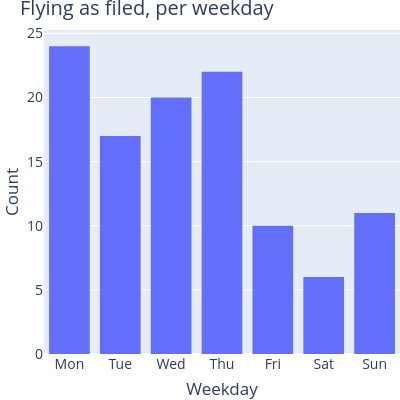
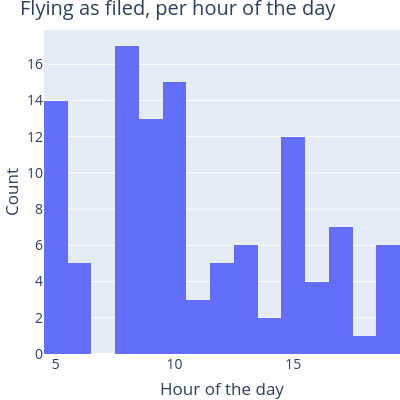

Notebook source saved alongside these figures, in order:
### Code cell
# produce histograms over time for the flights via REKLA
dest = "egll"
start_times = []

for flight in data.traf[f"routed_{dest}_rekla"]:
    start_times.append(flight.start)
print(len(start_times))

df = pd.DataFrame({"start_times": pd.to_datetime(start_times)})
n_bins = (df["start_times"].max() - df["start_times"].min()).days

height = 400
width = 400

day_short = {
    "Monday": "Mon",
    "Tuesday": "Tue",
    "Wednesday": "Wed",
    "Thursday": "Thu",
    "Friday": "Fri",
    "Saturday": "Sat",
    "Sunday": "Sun",
}

df["weekday"] = df["start_times"].dt.day_name().replace(day_short)
df["time"] = df["start_times"].dt.time
df["hour"] = df["start_times"].dt.hour
df["date"] = df["start_times"].dt.date

fig_weekday = px.histogram(
    df,
    x="weekday",
    title="Start Times vs Weekday",
    category_orders={
        "weekday": [
            "Mon",
            "Tue",
            "Wed",
            "Thu",
            "Fri",
            "Sat",
            "Sun",
        ]
    },
)
fig_weekday.update_layout(
    title="Flying as filed, per weekday",
    xaxis_title="Weekday",
    yaxis_title="Count",
    height=height,
    width=width,
    margin=dict(l=0, r=0, t=30, b=0),
    font=dict(size=14),
)

fig_time = go.Figure()
go_time = go.Histogram(x=df["hour"], nbinsx=24, histfunc="count")
fig_time.add_trace(go_time)

fig_time.update_layout(
    title="Flying as filed, per hour of the day",
    xaxis_title="Hour of the day",
    yaxis_title="Count",
    yaxis=dict(
        tickformat="%H:%M"
    ),
    height=height,
    width=width,
    margin=dict(l=0, r=0, t=30, b=0),
    font=dict(size=14),
)

fig_hist = go.Figure()
fig_hist.add_trace(
    go.Histogram(
        x=df["date"],
        nbinsx=n_bins,
    )
)
fig_hist.update_layout(
    title="Flying as filed, per date",
    xaxis_title="Date",
    yaxis_title="Count",
    height=height,
    width=width,
    margin=dict(l=0, r=0, t=30, b=0),
    font=dict(size=14),
)

fig_weekday.show()
fig_time.show()
fig_hist.show()

fig_weekday.write_image("fly_as_filed_weekday.png")
fig_time.write_image("fly_as_filed_time.png")
fig_hist.write_image("fly_as_filed_date.png")

### Figure 1 — Plotly figure (JSON) as saved in the notebook; plotly's stock layout.template omitted (floating-point values rounded to 4 significant figures)
{"data": [{"alignmentgroup": "True", "bingroup": "x", "hovertemplate": "weekday=%{x}<br>count=%{y}<extra></extra>", "legendgroup": "", "marker": {"color": "#636efa", "pattern": {"shape": ""}}, "name": "", "offsetgroup": "", "orientation": "v", "showlegend": false, "type": "histogram", "x": ["Sun", "Mon", "Fri", "Mon", "Mon", "Mon", "Mon", "Thu", "Thu", "Thu", "Tue", "Mon", "Mon", "Sat", "Mon", "Mon", "Mon", "Mon", "Thu", "Thu", "Mon", "Wed", "Wed", "Fri", "Wed", "Wed", "Wed", "Thu", "Sun", "Mon", "Thu", "Mon", "Sun", "Wed", "Tue", "Tue", "Wed", "Sun", "Mon", "Tue", "Sun", "Thu", "Tue", "Sat", "Thu", "Wed", "Wed", "Tue", "Thu", "Sun", "Sat", "Sat", "Mon", "Wed", "Thu", "Wed", "Sun", "Mon", "Thu", "Wed", "Mon", "Sun", "Wed", "Wed", "Mon", "Tue", "Wed", "Tue", "Fri", "Sun", "Tue", "Fri", "Wed", "Tue", "Mon", "Wed", "Sun", "Sun", "Tue", "Tue", "Thu", "Mon", "Thu", "Fri", "Thu", "Fri", "Tue", "Mon", "Fri", "Mon", "Tue", "Thu", "Thu", "Wed", "Sat", "Thu", "Tue", "Sat", "Fri", "Fri", "Wed", "Thu", "Mon", "Thu", "Fri", "Tue", "Tue", "Wed", "Thu", "Thu"], "xaxis": "x", "yaxis": "y"}], "layout": {"barmode": "relative", "font": {"size": 14}, "height": 400, "legend": {"tracegroupgap": 0}, "margin": {"b": 0, "l": 0, "r": 0, "t": 30}, "title": {"text": "Flying as filed, per weekday"}, "width": 400, "xaxis": {"anchor": "y", "categoryarray": ["Mon", "Tue", "Wed", "Thu", "Fri", "Sat", "Sun"], "categoryorder": "array", "domain": [0, 1], "title": {"text": "Weekday"}}, "yaxis": {"anchor": "x", "domain": [0, 1], "title": {"text": "Count"}}}}

### Figure 2 — Plotly figure (JSON) as saved in the notebook; plotly's stock layout.template omitted (floating-point values rounded to 4 significant figures)
{"data": [{"histfunc": "count", "nbinsx": 24, "type": "histogram", "x": [11, 12, 12, 11, 12, 12, 19, 5, 16, 14, 13, 13, 15, 13, 18, 17, 17, 8, 9, 8, 9, 8, 8, 9, 8, 9, 8, 5, 5, 5, 5, 6, 6, 5, 5, 13, 14, 17, 17, 17, 19, 19, 19, 19, 5, 5, 5, 6, 5, 5, 5, 5, 15, 15, 15, 15, 15, 15, 15, 15, 15, 15, 17, 16, 16, 17, 16, 6, 6, 19, 10, 10, 10, 11, 10, 10, 10, 10, 10, 10, 10, 12, 10, 10, 10, 10, 10, 9, 8, 9, 9, 9, 8, 9, 8, 9, 8, 9, 8, 9, 8, 8, 8, 8, 9, 8, 8, 13, 15, 13]}], "layout": {"font": {"size": 14}, "height": 400, "margin": {"b": 0, "l": 0, "r": 0, "t": 30}, "title": {"text": "Flying as filed, per hour of the day"}, "width": 400, "xaxis": {"title": {"text": "Hour of the day"}}, "yaxis": {"tickformat": "%H:%M", "title": {"text": "Count"}}}}
